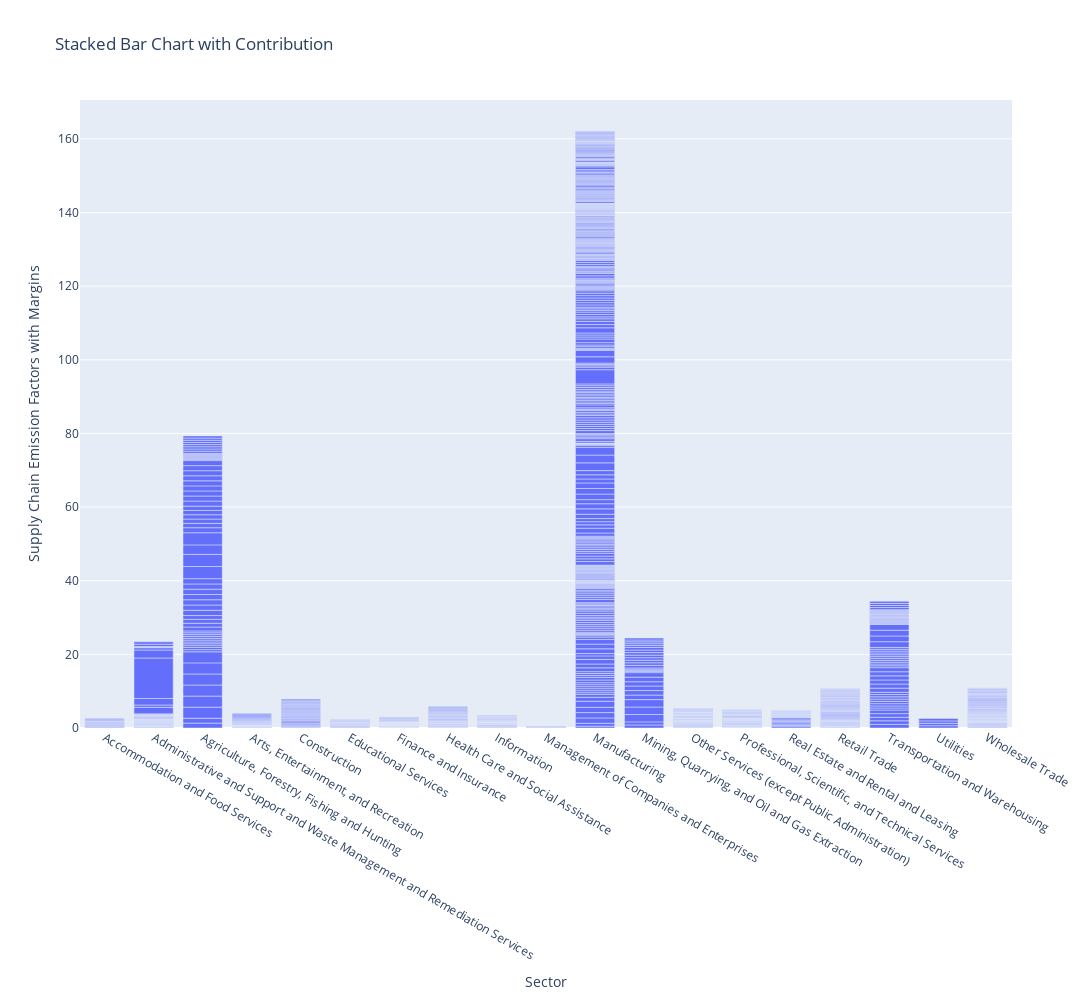

This figure's notebook cell:
### Code cell
fig = px.bar(df, x='Sector', y='Supply Chain Emission Factors with Margins', title='Stacked Bar Chart with Contribution', 
             hover_data=['2017 NAICS Title'], height=1000, width=1100)
fig.update_traces(showlegend=False)
fig.update_xaxes(categoryorder="category ascending")
fig.show()

### Figure 1 — Plotly figure (JSON) as saved in the notebook; plotly's stock layout.template omitted (floating-point values rounded to 4 significant figures; data arrays with more than 128 entries replaced by an {"elided": "..."} marker saying what was removed)
{"data": [{"alignmentgroup": "True", "customdata": {"elided": "1016x1 str values"}, "hovertemplate": "Sector=%{x}<br>Supply Chain Emission Factors with Margins=%{y}<br>2017 NAICS Title=%{customdata[0]}<extra></extra>", "legendgroup": "", "marker": {"color": "#636efa", "pattern": {"shape": ""}}, "name": "", "offsetgroup": "", "orientation": "v", "showlegend": false, "textposition": "auto", "type": "bar", "x": {"elided": "1016 str values"}, "xaxis": "x", "y": {"elided": "1016 float values"}, "yaxis": "y"}], "layout": {"barmode": "relative", "height": 1000, "legend": {"tracegroupgap": 0}, "title": {"text": "Stacked Bar Chart with Contribution"}, "width": 1100, "xaxis": {"anchor": "y", "autorange": true, "categoryorder": "category ascending", "domain": [0, 1], "range": [-0.5, 18.5], "title": {"text": "Sector"}, "type": "category"}, "yaxis": {"anchor": "x", "autorange": true, "domain": [0, 1], "range": [0, 170.6], "title": {"text": "Supply Chain Emission Factors with Margins"}, "type": "linear"}}}
